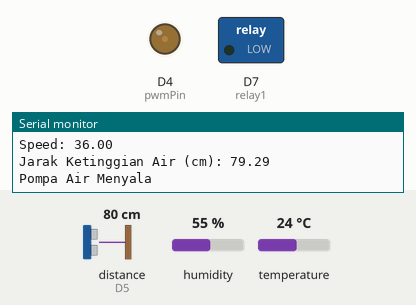
Recording of a sketch running on a simulated ESP8266 (NodeMCU). On the bench: switched loads named in the sketch (green lamp = pin HIGH), output pins drawn as LEDs (lit = HIGH), the last lines printed to the serial monitor. Wiring (inferred from the names in the program): ultrasonic range finder: trigger D6; echo D5. The test bench sets the inputs (shaded band); at power-on: humidity 55 %, distance to the obstacle (sensor on D5) 80 cm, temperature 24 °C. The echo pulse lasts 58.3 µs per cm; WiFi joins after 1.5 s; servers stay silent unless stated; pins used as bus, display or sensor lines are not drawn.

Above: at 18.0 s.
18.1 s: humidity set to 64 %
At 21.1 s:
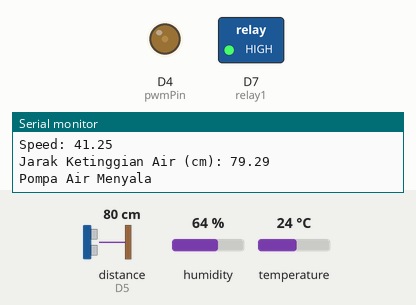
21.9 s: humidity set to 67 %
26.9 s: distance to the obstacle (sensor on D5) set to 4 cm
40.9 s: distance to the obstacle (sensor on D5) set to 2 cm
47.3 s: temperature set to 34.3 °C
61.3 s: temperature set to 35.4 °C
At 82.8 s:
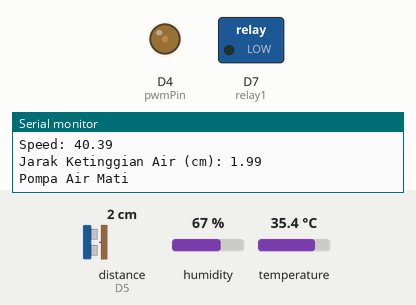
Timing chart, 0 to 83.1 s (numbered marks = the images above; inputs shaded):
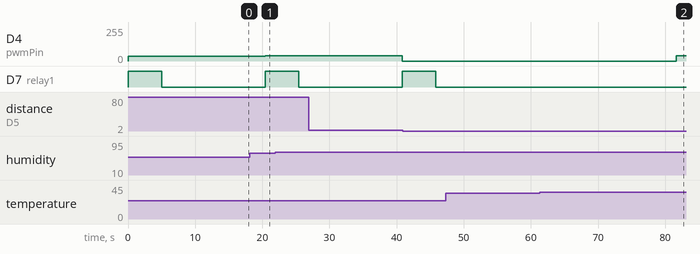

Measured:
- the behaviour switches between 35 and 35.1 °C on temperature (found by bisection; images 1 and 2)
- after the input at 18.1 s, D4 (pwmPin): 35/255 → 41/255 after 2.3 s
- after the input at 61.3 s, D4 (pwmPin): 0/255 → 40/255 after 20.4 s

The sketch:

Fuzzy_logic.ino
```cpp
#include <Fuzzy.h>
#include <DHT.h>
#include <ESP8266WiFi.h>
#include <WiFiClient.h>;
#include <ThingSpeak.h>;
#include "CTBot.h"
CTBot myBot;

//String apiKey = "isi_auth_token_Anda";
const char *ssid =  "Kantor";
const char *pass =  "tanyasajidyeah";
const char* server = "api.thingspeak.com";
String token = ""; //token telegram

WiFiClient client;
unsigned long myChannelNumber = 1587676;
const char * myWriteAPIKey = "";

#define DHTPIN D1
DHT dht(DHTPIN, DHT22);

//uploadThingpspeak
bool uploadThingspeak = true;
bool uploadSuhu = true;
bool uploadKelembapan = false;
bool uploadKecepatan = false;
bool uploadJarak = false;

//Threshold Air
int relay1 = 13; //D7
float threshold = 2.80;
String pompa;

void cekThreshold(float x, float threshold){
  if (x > threshold){
    digitalWrite(relay1, HIGH);
    pompa = "Pompa Air Menyala";
    Serial.print(pompa);
    Serial.print("\n");
//    myBot.sendMessage(msg.sender.id, "Jarak Ketinggian Air : " + String(x) + "\n"
//                                      + "Pompa Menyala");
    delay(5000);
    digitalWrite(relay1, LOW);
  }else {
    digitalWrite(relay1, LOW);
    pompa = "Pompa Air Mati";
    Serial.print(pompa);
    Serial.print("\n");
    delay(5000);
  }
}


//SensorUltraSonic
const int trigPin = 12; //D6
const int echoPin = 14; //D5

//define sound velocity in cm/uS
#define SOUND_VELOCITY 0.034
#define CM_TO_INCH 0.393701

long duration;
float distanceCm;

// PWM
const int pwmPin = 2; //D4

Fuzzy *fuzzy = new Fuzzy();

//FuzzyInput Suhu
FuzzySet *dingin    = new FuzzySet(0, 32, 35, 37);
FuzzySet *sedang    = new FuzzySet(35, 37, 40, 42);
FuzzySet *panas    = new FuzzySet(40, 42, 47, 100);

//FuzzyInput Kelembapan
FuzzySet *kering    = new FuzzySet(0, 0, 16, 33);
FuzzySet *normal    = new FuzzySet(16, 33, 49, 66);
FuzzySet *lembap    = new FuzzySet(49, 66, 100, 100);

//FuzzyOutput Kipas
FuzzySet *lambat    = new FuzzySet(0, 0, 42, 85);
FuzzySet *biasa    = new FuzzySet(42, 85, 127, 170);
FuzzySet *cepat    = new FuzzySet(127, 170, 255, 255);

void setup()
{
  Serial.begin(115200);
  dht.begin();
  //randomSeed(analogRead(0));

  Serial.println("Connecting ");
  Serial.println(ssid);
  WiFi.begin(ssid, pass);
  ThingSpeak.begin(client);
  myBot.setTelegramToken(token);

  // check if all things are ok
  if (myBot.testConnection())
    Serial.println("\ntestConnection OK");
  else
    Serial.println("\ntestConnection Not OK");


  //Relay
  pinMode(relay1, OUTPUT);
  digitalWrite(relay1, LOW);

  //SensorUltraSonic
  pinMode(trigPin, OUTPUT); // Sets the trigPin as an Output
  pinMode(echoPin, INPUT); // Sets the echoPin as an Input


  //Fuzzy input suhu
  FuzzyInput *suhu = new FuzzyInput(1);
  suhu->addFuzzySet(dingin);
  suhu->addFuzzySet(sedang);
  suhu->addFuzzySet(panas);
  fuzzy->addFuzzyInput(suhu);

  //Fuzzy input kelembapan
  FuzzyInput *kelembapan = new FuzzyInput(2);
  kelembapan->addFuzzySet(kering);
  kelembapan->addFuzzySet(normal);
  kelembapan->addFuzzySet(lembap);
  fuzzy->addFuzzyInput(kelembapan);

  //Fuzzy output Kipas
  FuzzyOutput *kipas = new FuzzyOutput(1);
  kipas->addFuzzySet(lambat);
  kipas->addFuzzySet(biasa);
  kipas->addFuzzySet(cepat);
  fuzzy->addFuzzyOutput(kipas);

  //Fuzzy Rule

  FuzzyRuleAntecedent *dingin_kering = new FuzzyRuleAntecedent();
  dingin_kering->joinWithAND(dingin, kering);
  FuzzyRuleConsequent *kipas_lambat1 = new FuzzyRuleConsequent();
  kipas_lambat1->addOutput(lambat);
  FuzzyRule *fuzzyrule1 = new FuzzyRule(1, dingin_kering, kipas_lambat1);
  fuzzy->addFuzzyRule(fuzzyrule1);

  FuzzyRuleAntecedent *dingin_normal = new FuzzyRuleAntecedent();
  dingin_normal->joinWithAND(dingin, normal);
  FuzzyRuleConsequent *kipas_lambat2 = new FuzzyRuleConsequent();
  kipas_lambat2->addOutput(lambat);
  FuzzyRule *fuzzyrule2 = new FuzzyRule(2, dingin_normal, kipas_lambat2);
  fuzzy->addFuzzyRule(fuzzyrule2);

  FuzzyRuleAntecedent *dingin_lembap = new FuzzyRuleAntecedent();
  dingin_lembap->joinWithAND(dingin, lembap);
  FuzzyRuleConsequent *kipas_lambat3 = new FuzzyRuleConsequent();
  kipas_lambat3->addOutput(lambat);
  FuzzyRule *fuzzyrule3 = new FuzzyRule(3, dingin_normal, kipas_lambat3);
  fuzzy->addFuzzyRule(fuzzyrule3);

  FuzzyRuleAntecedent *sedang_kering = new FuzzyRuleAntecedent();
  sedang_kering->joinWithAND(sedang, kering);
  FuzzyRuleConsequent *kipas_lambat4 = new FuzzyRuleConsequent();
  kipas_lambat4->addOutput(lambat);
  FuzzyRule *fuzzyrule4 = new FuzzyRule(4, sedang_kering, kipas_lambat4);
  fuzzy->addFuzzyRule(fuzzyrule4);

  FuzzyRuleAntecedent *sedang_normal = new FuzzyRuleAntecedent();
  sedang_normal->joinWithAND(sedang, normal);
  FuzzyRuleConsequent *kipas_lambat5 = new FuzzyRuleConsequent();
  kipas_lambat5->addOutput(lambat);
  FuzzyRule *fuzzyrule5 = new FuzzyRule(5, sedang_normal, kipas_lambat5);
  fuzzy->addFuzzyRule(fuzzyrule5);

  FuzzyRuleAntecedent *sedang_lembap = new FuzzyRuleAntecedent();
  sedang_lembap->joinWithAND(sedang, lembap);
  FuzzyRuleConsequent *kipas_lambat6 = new FuzzyRuleConsequent();
  kipas_lambat6->addOutput(lambat);
  FuzzyRule *fuzzyrule6 = new FuzzyRule(6, sedang_lembap, kipas_lambat6);
  fuzzy->addFuzzyRule(fuzzyrule6);

  FuzzyRuleAntecedent *panas_kering = new FuzzyRuleAntecedent();
  panas_kering->joinWithAND(panas, kering);
  FuzzyRuleConsequent *kipas_cepat1 = new FuzzyRuleConsequent();
  kipas_cepat1->addOutput(cepat);
  FuzzyRule *fuzzyrule7 = new FuzzyRule(7, panas_kering, kipas_cepat1);
  fuzzy->addFuzzyRule(fuzzyrule7);

  FuzzyRuleAntecedent *panas_normal = new FuzzyRuleAntecedent();
  panas_normal->joinWithAND(panas, normal);
  FuzzyRuleConsequent *kipas_cepat2 = new FuzzyRuleConsequent();
  kipas_cepat2->addOutput(cepat);
  FuzzyRule *fuzzyrule8 = new FuzzyRule(8, panas_normal, kipas_cepat2);
  fuzzy->addFuzzyRule(fuzzyrule8);

  FuzzyRuleAntecedent *panas_lembap = new FuzzyRuleAntecedent();
  panas_lembap->joinWithAND(panas, lembap);
  FuzzyRuleConsequent *kipas_cepat3 = new FuzzyRuleConsequent();
  kipas_cepat3->addOutput(cepat);
  FuzzyRule *fuzzyrule9 = new FuzzyRule(9, panas_lembap, kipas_cepat3);
  fuzzy->addFuzzyRule(fuzzyrule9);

}

void loop()
{
  // check if all things are ok
  if (myBot.testConnection())
    Serial.println("\ntestConnection OK\n");
  else
    Serial.println("\ntestConnection Not OK\n");

  float kelembapan = dht.readHumidity();
  float suhu = dht.readTemperature();
      if (isnan(kelembapan) || isnan(suhu))
   {
       Serial.println("Sensor Tidak Dapat Mendeteksi");
       delay(10000);
        return;
   }
  Serial.print(F("Suhu: "));
  Serial.print(suhu);
  Serial.print(F("°C "));
  Serial.print("\n");
  Serial.print(F("Kelembapan: "));
  Serial.print(kelembapan);
  Serial.print("\n");
  fuzzy->setInput(1, suhu);
  fuzzy->setInput(2, kelembapan);
  fuzzy->fuzzify();
  float output = fuzzy->defuzzify(1);
  analogWrite(pwmPin, output);

  // OUTPUT HASIL

  Serial.println("Result: ");
  Serial.print("Speed: ");
  Serial.println(output);

  //* KETINGGIAN AIR *//

  // Clears the trigPin
  digitalWrite(trigPin, LOW);
  delayMicroseconds(2);
  // Sets the trigPin on HIGH state for 10 micro seconds
  digitalWrite(trigPin, HIGH);
  delayMicroseconds(10);
  digitalWrite(trigPin, LOW);

  // Reads the echoPin, returns the sound wave travel time in microseconds
  duration = pulseIn(echoPin, HIGH);

  // Calculate the distance
  distanceCm = duration * SOUND_VELOCITY/2;

  // Prints the distance on the Serial Monitor
  Serial.print("Jarak Ketinggian Air (cm): ");
  Serial.println(distanceCm);
  cekThreshold(distanceCm,threshold);
  Serial.print("\n");


  String Message = "Suhu : " + String(suhu, 2) + "°C \n" +
                   "Kelembapan: " + String(kelembapan, 2) + "%\n" +
                   "Speed : " + String(output, 2) + "\n" +
                   "Jarak Ketinggian Air (cm): " + String(distanceCm, 2) + "\n" + pompa;


  //set telegram
  // a variable to store telegram message data
  TBMessage msg;

  // if there is an incoming message...
  if (myBot.getNewMessage(msg)) {
    if (msg.text.equalsIgnoreCase("/status")) {                   //Perintah dari telegram ke perangkat
      myBot.sendMessage(msg.sender.id, Message);
    }
    else {                                                    // otherwise...
      // generate the message for the sender
      String reply;
      reply = (String)"Welcome " + msg.sender.username + (String)". coba /status." + "\n Pesan akan dibalas maksimal 15 detik";
      myBot.sendMessage(msg.sender.id, reply);             // and send it
    }
  }

  delay(15000);

  while(uploadThingspeak){
    if(uploadSuhu){
      ThingSpeak.writeField(myChannelNumber, 1,suhu, myWriteAPIKey);
      uploadSuhu = false;
      uploadKelembapan = true;
      Serial.println("upload suhu");
      return;
    }else if(uploadKelembapan){
      ThingSpeak.writeField(myChannelNumber, 2,kelembapan, myWriteAPIKey);
      uploadKelembapan = false;
      uploadKecepatan = true;
      Serial.println("upload kelembapan");
      return;
    }else if(uploadKecepatan){
      ThingSpeak.writeField(myChannelNumber, 3,output, myWriteAPIKey);
      uploadKecepatan = false;
      uploadJarak = true;
      Serial.println("upload kecepatan");
      return;
    }else if(uploadJarak){
      ThingSpeak.writeField(myChannelNumber, 4,distanceCm, myWriteAPIKey);
      uploadKecepatan = false;
      uploadSuhu = true;
      Serial.println("upload jarak");
      return;
    }
  }
}
```
